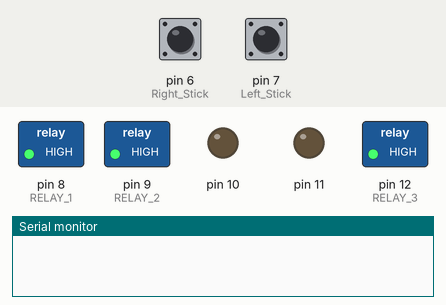
Bench run of a sketch on a simulated Arduino Uno, built with avr-gcc and run on an emulated ATmega328P. On the bench: switched loads named in the sketch (green lamp = pin HIGH), output pins drawn as LEDs (lit = HIGH), the last lines printed to the serial monitor. Inputs (shaded band) come from the test bench; at power-on: pin 6 (Right_Stick) LOW, pin 7 (Left_Stick) LOW.

Above: at 0.1 s.
At 0.6 s:
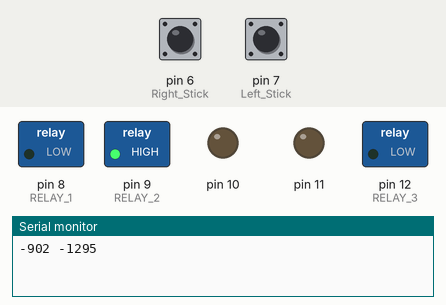
Timing chart, 0 to 2.1 s (numbered marks = the images above):
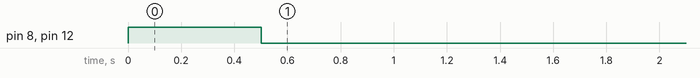

Measured:
- by itself, pin 8 (RELAY_1), pin 12 (RELAY_3): HIGH → LOW at 0.50 s

The sketch:

Master.ino
```cpp
#include <Wire.h>
#include <Adafruit_MCP4725.h>

int ch2; //right stick
int ch3; //Left stick

boolean killSwitch;

int leftMotor;
int rightMotor;
int leftStick;
int rightStick;

#define RELAY_ON 0
#define RELAY_OFF 1
#define RELAY_1 8
#define RELAY_2 9
#define RELAY_3 12

void setup() {

pinMode(6, INPUT); //Right Stick
pinMode(7, INPUT); //Left Stick

killSwitch = false;

digitalWrite(RELAY_1, RELAY_OFF); //Right motor controller//failsafe
digitalWrite(RELAY_2, RELAY_OFF); //Left Motor controller
digitalWrite(RELAY_3, RELAY_OFF); //failsafe


pinMode(RELAY_1, OUTPUT); //right motor controller//failsafe
pinMode(RELAY_2, OUTPUT); //left motor controller
pinMode(RELAY_3, OUTPUT); //failsafe

Serial.begin(9600);

}

void loop() {
  while(killSwitch == false){

 ch2 = pulseIn(6, HIGH, 250000); //Right Stick
 ch3 = pulseIn(7, HIGH, 250000); //Left Stick

 leftStick = ch3-1520;
 //leftMax =330;
 //leftMin =-315;
 rightStick = ch2 -1570;
 //rightMax = 300
 //rightMin = -315

 //killswitch leftStick < -500

 Serial.print(map(leftStick, -300, 300, -170, 200)+20);
 Serial.print(" ");
 Serial.print(map(rightStick, -315, 300, -255, 255));
 Serial.println();

 if(rightStick > 30){
  digitalWrite(RELAY_1, RELAY_OFF);
  analogWrite(10, map(rightStick, -300, 300, -200, 200)+40);
 }else if(rightStick < -30){
  digitalWrite(RELAY_1, RELAY_ON);
  analogWrite(10, (abs(map(rightStick, -300, 300, -200, 200)-35)));
 }else{
  analogWrite(10, abs(rightStick));
 }

 if(leftStick < -500){
  digitalWrite(RELAY_3, RELAY_ON);
  killSwitch = true;

  }else if( leftStick > -400)
  {
    digitalWrite(RELAY_3, RELAY_OFF);


  }

 if(leftStick > 30){
  digitalWrite(RELAY_2, RELAY_OFF);
  analogWrite(11, map(leftStick, -300, 300, -200, 200));

 }else if(leftStick < -30 && leftStick > -400){
  digitalWrite(RELAY_2, RELAY_ON);
  analogWrite(11, (abs(map(leftStick, -300, 300, -200, 200)-25)));

 }else{
  analogWrite(11, abs(leftStick));
 }
  }
  if(killSwitch == true){
  analogWrite(10, 0);
  analogWrite(11, 0);
  }
}
```
